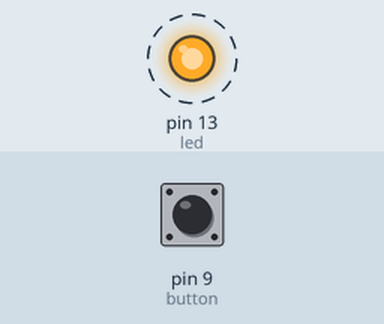
Simulated run of this sketch. Board: Arduino Uno, built with avr-gcc and run on an emulated ATmega328P. On the bench: output pins drawn as LEDs (lit = HIGH). Dashed ring = blinking. The test bench sets the inputs (shaded band); at power-on: pin 9 (button) LOW.

Above: at 0.05 s.
Timing chart, 0 to 3.0 s (numbered marks = the images above):
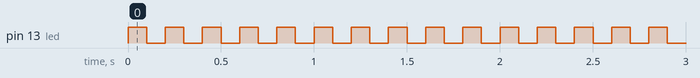

Measured:
- by itself, pin 13 (led): alternates HIGH for 0.10 s and LOW for 0.10 s

The sketch:

button_BlinkFreq.ino
```cpp
int button = 9,
    led = 13;
void setup() {
  // put your setup code here, to run once:
  pinMode(led, OUTPUT);
  pinMode(button, INPUT);
}

void loop() {
  if(digitalRead(button) == HIGH) {
    while(1) {
      digitalWrite(led, HIGH);
      delay(300);
      digitalWrite(led, LOW);
      delay(300);
      if(digitalRead(button) == LOW) {
        break;
      }
    }
  }
  if(digitalRead(button) == LOW) {
    while(1) {
      digitalWrite(led, HIGH);
      delay(100);
      digitalWrite(led, LOW);
      delay(100);
      if(digitalRead(button) == HIGH) {
        break;
      }
    }
  }
}
```
